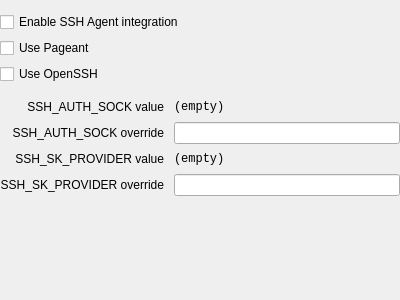
<?xml version="1.0" encoding="UTF-8"?>
<ui version="4.0">
 <class>AgentSettingsWidget</class>
 <widget class="QWidget" name="AgentSettingsWidget">
  <property name="geometry">
   <rect>
    <x>0</x>
    <y>0</y>
    <width>400</width>
    <height>300</height>
   </rect>
  </property>
  <layout class="QVBoxLayout" name="verticalLayout">
   <property name="leftMargin">
    <number>0</number>
   </property>
   <property name="topMargin">
    <number>0</number>
   </property>
   <property name="rightMargin">
    <number>0</number>
   </property>
   <property name="bottomMargin">
    <number>0</number>
   </property>
   <item>
    <widget class="QWidget" name="sshAuthSockWidget" native="true">
     <layout class="QGridLayout" name="sshAuthSockOverrideLayout">
      <property name="leftMargin">
       <number>0</number>
      </property>
      <property name="topMargin">
       <number>0</number>
      </property>
      <property name="rightMargin">
       <number>0</number>
      </property>
      <property name="bottomMargin">
       <number>0</number>
      </property>
     </layout>
    </widget>
   </item>
   <item>
    <widget class="MessageWidget" name="sshAuthSockMessageWidget" native="true"/>
   </item>
   <item>
    <widget class="QCheckBox" name="enableSSHAgentCheckBox">
     <property name="text">
      <string>Enable SSH Agent integration</string>
     </property>
    </widget>
   </item>
   <item>
    <widget class="QFrame" name="agentConfigPageBody">
     <property name="frameShape">
      <enum>QFrame::NoFrame</enum>
     </property>
     <property name="frameShadow">
      <enum>QFrame::Plain</enum>
     </property>
     <layout class="QVBoxLayout" name="verticalLayout_2">
      <property name="leftMargin">
       <number>0</number>
      </property>
      <property name="topMargin">
       <number>0</number>
      </property>
      <property name="rightMargin">
       <number>0</number>
      </property>
      <property name="bottomMargin">
       <number>0</number>
      </property>
	  <item>
       <widget class="QCheckBox" name="usePageantCheckBox">
        <property name="text">
         <string>Use Pageant</string>
        </property>
       </widget>
      </item>
      <item>
       <widget class="QCheckBox" name="useOpenSSHCheckBox">
        <property name="text">
         <string>Use OpenSSH</string>
        </property>
       </widget>
      </item>
      <item>
       <layout class="QGridLayout" name="agentValues">
        <property name="topMargin">
         <number>10</number>
        </property>
        <property name="bottomMargin">
         <number>10</number>
        </property>
        <property name="horizontalSpacing">
         <number>10</number>
        </property>
        <property name="verticalSpacing">
         <number>8</number>
        </property>
        <item row="1" column="0">
         <widget class="QLabel" name="sshAuthSockOverrideLabel">
          <property name="text">
           <string>SSH_AUTH_SOCK override</string>
          </property>
          <property name="alignment">
           <set>Qt::AlignRight|Qt::AlignTrailing|Qt::AlignVCenter</set>
          </property>
         </widget>
        </item>
        <item row="0" column="0">
         <widget class="QLabel" name="sshAuthSockValueLabel">
          <property name="text">
           <string>SSH_AUTH_SOCK value</string>
          </property>
          <property name="alignment">
           <set>Qt::AlignRight|Qt::AlignTrailing|Qt::AlignVCenter</set>
          </property>
         </widget>
        </item>
        <item row="4" column="0">
         <spacer name="verticalSpacer">
          <property name="orientation">
           <enum>Qt::Vertical</enum>
          </property>
          <property name="sizeHint" stdset="0">
           <size>
            <width>20</width>
            <height>40</height>
           </size>
          </property>
         </spacer>
        </item>
        <item row="1" column="1">
         <widget class="QLineEdit" name="sshAuthSockOverrideEdit"/>
        </item>
        <item row="0" column="1">
         <widget class="QLabel" name="sshAuthSockLabel">
          <property name="font">
           <font>
            <family>Monospace</family>
           </font>
          </property>
          <property name="text">
           <string>(empty)</string>
          </property>
          <property name="textInteractionFlags">
           <set>Qt::TextSelectableByKeyboard|Qt::TextSelectableByMouse</set>
          </property>
         </widget>
        </item>
        <item row="2" column="0">
         <widget class="QLabel" name="sshSecurityKeyProviderValueLabel">
          <property name="text">
           <string>SSH_SK_PROVIDER value</string>
          </property>
          <property name="alignment">
           <set>Qt::AlignRight|Qt::AlignTrailing|Qt::AlignVCenter</set>
          </property>
         </widget>
        </item>
        <item row="2" column="1">
         <widget class="QLabel" name="sshSecurityKeyProviderLabel">
          <property name="font">
           <font>
            <family>Monospace</family>
           </font>
          </property>
          <property name="text">
           <string>(empty)</string>
          </property>
          <property name="textInteractionFlags">
           <set>Qt::TextSelectableByKeyboard|Qt::TextSelectableByMouse</set>
          </property>
         </widget>
        </item>
        <item row="3" column="0">
         <widget class="QLabel" name="sshSecurityKeyProviderOverrideLabel">
          <property name="text">
           <string>SSH_SK_PROVIDER override</string>
          </property>
          <property name="alignment">
           <set>Qt::AlignRight|Qt::AlignTrailing|Qt::AlignVCenter</set>
          </property>
         </widget>
        </item>
        <item row="3" column="1">
         <widget class="QLineEdit" name="sshSecurityKeyProviderOverrideEdit"/>
        </item>
       </layout>
      </item>
     </layout>
    </widget>
   </item>
  </layout>
 </widget>
 <customwidgets>
  <customwidget>
   <class>MessageWidget</class>
   <extends>QWidget</extends>
   <header>gui/MessageWidget.h</header>
   <container>1</container>
  </customwidget>
 </customwidgets>
 <resources/>
 <connections/>
</ui>
